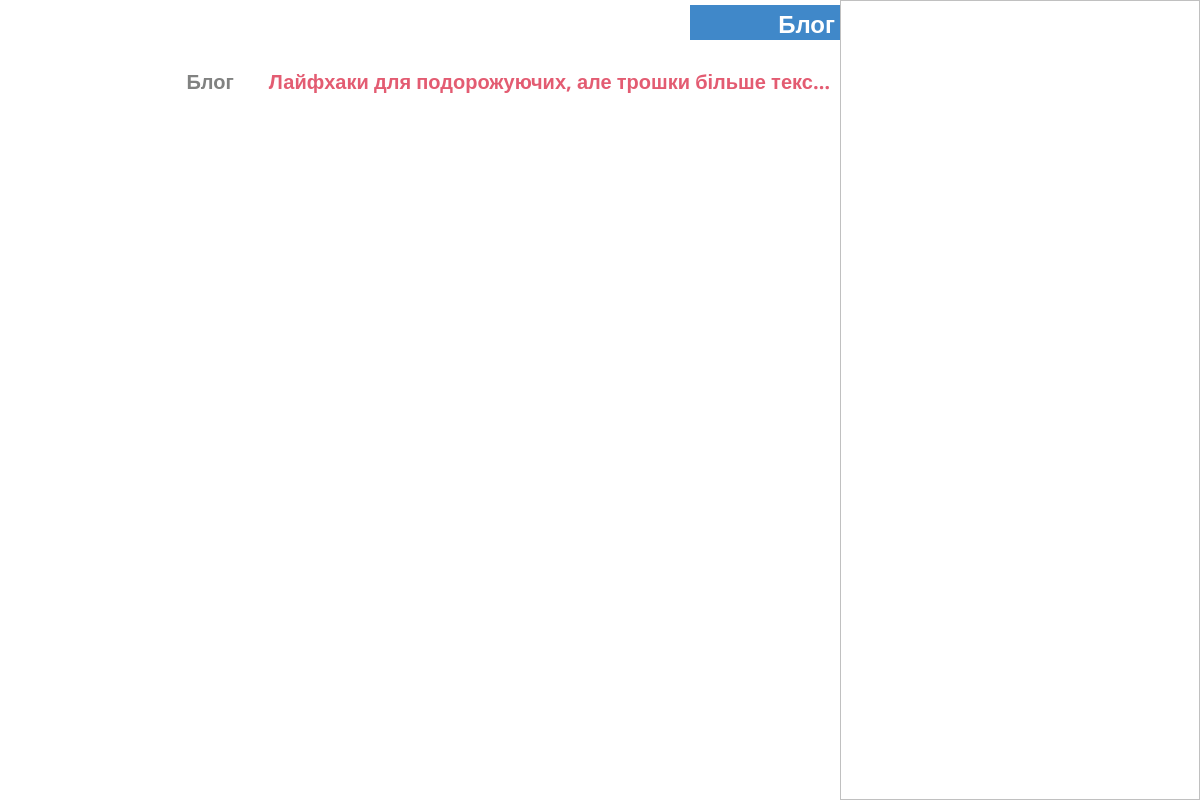
Before: /blog/lifhax/ with the older database file.
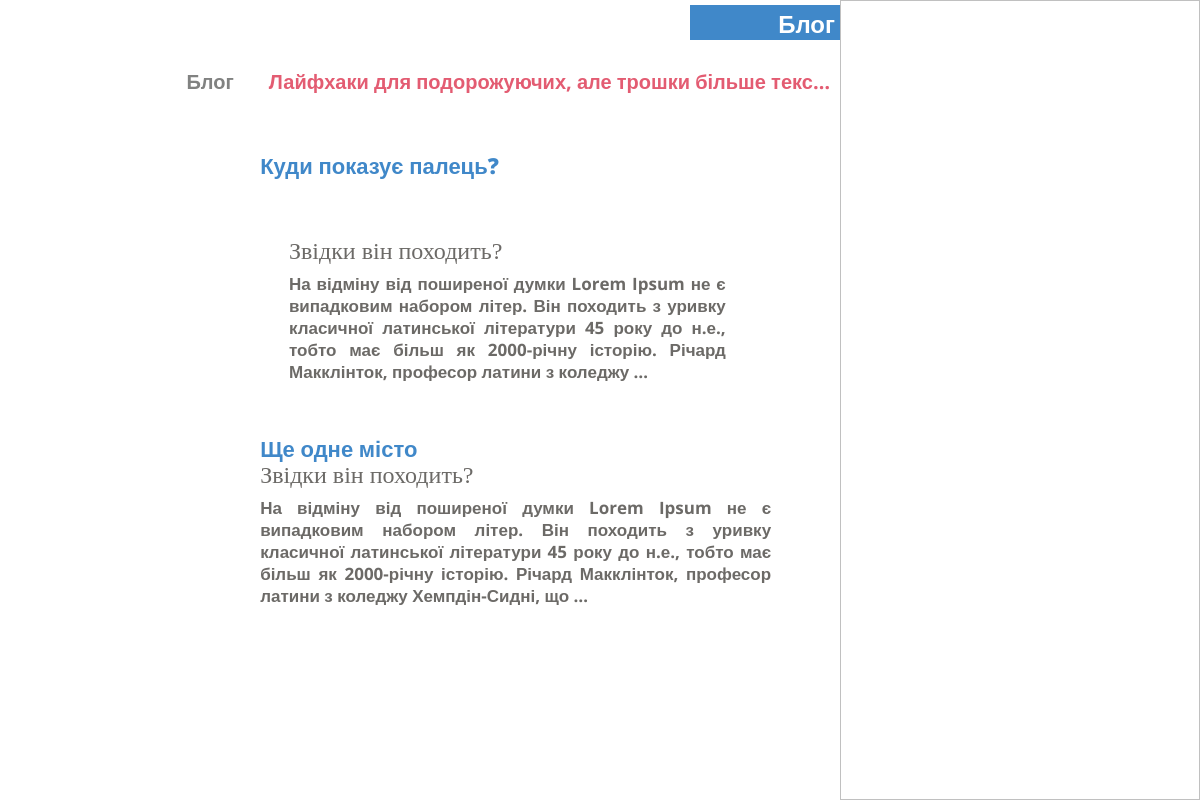
After: the same page with the newer database file.
### project/blog/models.py (models this page shows, shortened)
class PostCategory(MetaData):
    class Meta:
        verbose_name = 'Категорію блогу'
        verbose_name_plural = 'Категорії блогу'
    title           = models.CharField(verbose_name='Заголовок', max_length=150, blank=True, null=True)
    slug            = models.SlugField(verbose_name='Посилання', unique=True)
    image           = models.ImageField(verbose_name='Зображення', blank=True, null=True)
    updated         = models.DateTimeField(verbose_name='Змінено', auto_now=True)

class Post(MetaData):
    class Meta:
        verbose_name = 'Пост'
        verbose_name_plural = 'Пости'
    title           = models.CharField( verbose_name='Заголовок', max_length=150, blank=True, null=True)
    image           = models.ImageField(verbose_name='Зображення', blank=True, null=True)
    text            = HTMLField(verbose_name='Текст', blank=True, null=True)
    category        = models.ForeignKey(verbose_name='Відноситься до категорії', to='PostCategory', blank=True, null=True, on_delete=models.CASCADE, related_name='posts')
    updated         = models.DateTimeField(verbose_name='Змінено', auto_now=True)
    def get_image_url(self):
        url = ''
        if self.image: url = self.image.url
        return url

### project/views.py (the view)
# urls.py: path('blog/<slug>/',            blog,                       name='blog'),
def blog(request, slug):
    post_category   = PostCategory.objects.get(slug=slug)
    posts           = Post.objects.filter(
                        category=post_category).order_by('-updated')
    paginator       = Paginator(posts, 2)
    page_number     = request.GET.get('page', 1)
    page            = paginator.get_page(page_number)
    is_paginated    = page.has_other_pages()
    if page.has_previous(): prev_url = f'{page.previous_page_number()}'
    if page.has_next():     next_url = f'{page.next_page_number()}'
    return render(request, 'blog.html', locals())

### templates/blog.html (shortened to what this page needs)
<!DOCTYPE html>
<html lang="en">
<head>
	<link rel="stylesheet" href="/static/css/style.css?v=2">
</head>
<body class="services_fixed blog_fixed">
	<div class="nav-bar">
		<a class="logo_link" href="/">
			<div class="logo-wrap">
				<img src="/static/img/logo.png" alt="">
			</div>
		</a>
		<div class="hidden_nav-bar">
			<div data-index="2" data-menuanchor="secondPage" class="hidden_name slide psevdo_link">
				<div class="psevdo_point">
					<div class="psevdo_sub-point">
					</div>
				</div>
				<a href="#secondPage">
				</a>
			</div>
			<div data-index="3" data-menuanchor="3thPage" class="hidden_name slide psevdo_link">
				<div class="psevdo_point">
					<div class="psevdo_sub-point">
					</div>
				</div>
				<a href="#3thPage">
				</a>
			</div>
			<div data-index="4" data-menuanchor="4thpage" class="hidden_name slide psevdo_link">
				<div class="psevdo_point">
					<div class="psevdo_sub-point">
					</div>
				</div>
				<a href="#4thpage">
				</a>
			</div>
			<div data-index="5" data-menuanchor="5thpage" class="hidden_name slide psevdo_link">
				<div class="psevdo_point">
					<div class="psevdo_sub-point">
					</div>
				</div>
				<a href="#5thpage">
				</a>
			</div>
			<div data-index="6" data-menuanchor="6thpage" class="hidden_name slide psevdo_link">
				<div class="psevdo_point">
					<div class="psevdo_sub-point psevdo_sub-point_active">
					</div>
				</div>
				<a href="#6thpage">
				</a>
			</div>
			<div data-index="7" data-menuanchor="7thpage" class="hidden_name slide psevdo_link">
				<div class="psevdo_point">
					<div class="psevdo_sub-point">
					</div>
				</div>
				<a href="#7thpage">
				</a>
			</div>
		</div>
		  <div class="sociate-block">
			<div class="sociate-prof">
			</div>
			<div class="sociate-prof">
			</div>
			<div class="sociate-prof">
			</div>
		</div>
	</div>
		<section id="sect2" class="sect_name section sect2 services2">
			<div class="default-block">
				<div class="default-content">
					<div class="main__title">
						<h1 class="title_name">
							Блог
						</h1>
					</div>
					<div class="mini-navigation-block">
						<div data-scheme="102" class="nav_name nav_name_blog ">
							Блог
						</div>
						<div class="nav_name nav_name_blog nav_name_active">
							{{ post_category.title|truncatechars_html:50 }}
						</div>
					</div>
					<div class="blog-block normalScroll">
						{% for post in page %}
						<a href="{% url 'post' post.pk  %}" class="a_link_blog">
							<div class="blog-prof">
								<div class="blog-img">
								</div>
								<div class="blog-text">
									<div class="blog__title">
										{{ post.title }}
									</div>
									{{ post.text|truncatewords_html:40|safe }}
								</div>
							</div>
						</a>
						{% endfor %}
					</div>
				</div>
				<div class="default-image default-image-1">
					<img data-src="/static/img/bg-6.jpg" alt="">
				</div>
			</div>
		</section>
</body>
</html>

### templates/includes/meta_og.html (shortened to what this page needs)
{% load static %}

Changed rows visible on the page:
now on this page (row edited): Post: title "Куди показує палець?", text "Звідки він походить? На відміну від поширеної думки Lorem Ipsum не є випадковим набором літер. Він походить з уривку класичної латинської літератури 45 року до н.е., тобто має більш як 2000-річну історію. Річард Макклінток, професор латини з коледжу …"
now on this page (row edited): Post: title "Ще одне місто", text "Звідки він походить? На відміну від поширеної думки Lorem Ipsum не є випадковим набором літер. Він походить з уривку класичної латинської літератури 45 року до н.е., тобто має більш як 2000-річну історію. Річард Макклінток, професор латини з коледжу Хемпдін-Сидні, що …"
